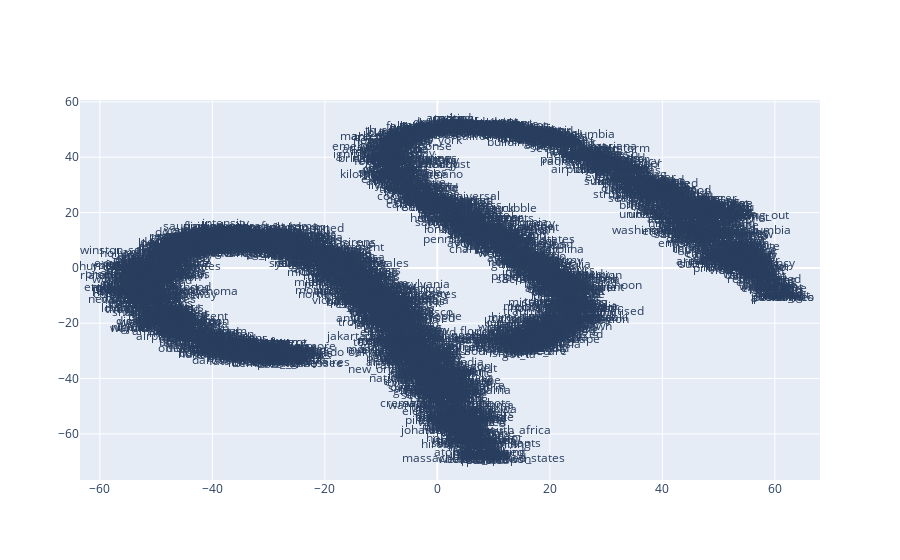

Notebook code for this chart:
### Code cell
x_vals, y_vals, labels = reduce_dimensions(model_si_sg)
plot_function(x_vals, y_vals, labels)

### Figure 1 — Plotly figure (JSON) as saved in the notebook; plotly's stock layout.template omitted (floating-point values rounded to 4 significant figures; data arrays with more than 128 entries replaced by an {"elided": "..."} marker saying what was removed)
{"data": [{"mode": "text", "text": {"elided": "3630 str values"}, "type": "scatter", "x": {"elided": "3630 float values"}, "y": {"elided": "3630 float values"}}], "layout": {}}
